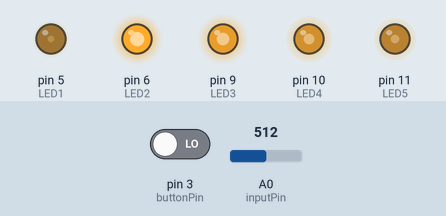
Recording of a sketch running on a simulated Arduino Uno, built with avr-gcc and run on an emulated ATmega328P. Parts: output pins drawn as LEDs (lit = HIGH). The test bench sets the inputs (shaded band); at power-on: pin 3 (buttonPin) LOW, A0 (inputPin) = 512. What the sketch prints to the serial monitor is not drawn.

Above: at 1.2 s.
1.3 s: pin 3 (buttonPin) driven HIGH
At 2.8 s:
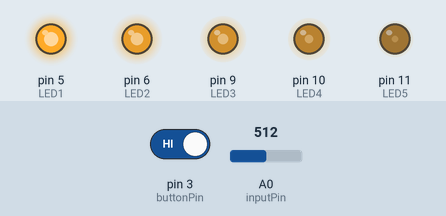
4.3 s: pin 3 (buttonPin) driven LOW
At 6.6 s:
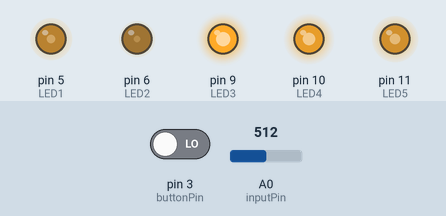
Timing chart, 0 to 16.3 s (numbered marks = the images above; inputs shaded):
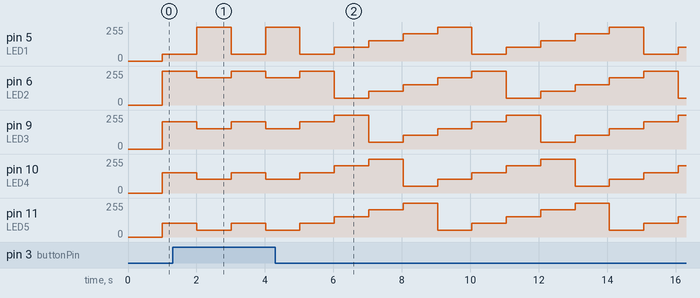

The sketch:

lightseq_usingarray.ino
```cpp
const int LED1 = 5;
const int LED2 = 6;
const int LED3 = 9;
const int LED4 = 10;
const int LED5 = 11;

int T = 1000;

int arrayState = 1;
unsigned long lastTime = 0;

bool buttonState = false;
const int buttonPin = 3;
int increment = 1;

long z = 0;
const int inputPin = A0;

int data_array[5][5] {
  {255, 204, 153, 102, 51},
  {51, 255, 204, 153, 102},
  {102, 51, 255, 204, 153},
  {153, 102, 51, 255, 204},
  {204, 153, 102, 51, 255}, };

void setup() {
  // put your setup code here, to run once:
pinMode(LED1,OUTPUT);
pinMode(LED2,OUTPUT);
pinMode(LED3,OUTPUT);
pinMode(LED4,OUTPUT);
pinMode(LED5,OUTPUT);

pinMode(buttonPin, INPUT);

digitalWrite(LED1,LOW);
digitalWrite(LED2,LOW);
digitalWrite(LED3,LOW);
digitalWrite(LED4,LOW);
digitalWrite(LED5,LOW);
Serial.begin(9000);
}

void loop(){
  if (( millis() - lastTime) > T) {
    lastTime = millis();
    if (buttonState==true) {
      increment = -increment;
      if (increment < -1){increment = 1;}
      buttonState = false;
    }
    arrayState = arrayState + increment;
    if (arrayState > 5){arrayState = 1;}
    if (arrayState < 1){arrayState = 5;}
    if (arrayState == 1){analogWrite(LED1,255);}
    else {analogWrite(LED1,data_array[arrayState-1][0]);}
    if (arrayState == 2){analogWrite(LED2,255);}
    else {analogWrite(LED2,data_array[arrayState-1][1]);}
    if (arrayState == 3){analogWrite(LED3,255);}
    else {analogWrite(LED3,data_array[arrayState-1][2]);}
    if (arrayState == 4){analogWrite(LED4,255);}
    else {analogWrite(LED4,data_array[arrayState-1][3]);}
    if (arrayState == 5){analogWrite(LED5,255);}
    else {analogWrite(LED5,data_array[arrayState-1][4]);}
  }
  if (digitalRead(buttonPin)==HIGH){buttonState = true;}
  z = analogRead(inputPin);
  Serial.println(z);
}
```

Measured:
- by itself, pin 5 (LED1): repeats every 5.0 s: 102/255 1.0 s, 153/255 1.0 s, 204/255 1.0 s, 255/255 1.0 s, 51/255 1.0 s
- by itself, pin 6 (LED2): repeats every 5.0 s: 51/255 1.0 s, 102/255 1.0 s, 153/255 1.0 s, 204/255 1.0 s, 255/255 1.0 s
- by itself, pin 9 (LED3): repeats every 5.0 s: 255/255 1.0 s, 51/255 1.0 s, 102/255 1.0 s, 153/255 1.0 s, 204/255 1.0 s
- by itself, pin 10 (LED4): repeats every 5.0 s: 204/255 1.0 s, 255/255 1.0 s, 51/255 1.0 s, 102/255 1.0 s, 153/255 1.0 s
- by itself, pin 11 (LED5): repeats every 5.0 s: 153/255 1.0 s, 204/255 1.0 s, 255/255 1.0 s, 51/255 1.0 s, 102/255 1.0 s
